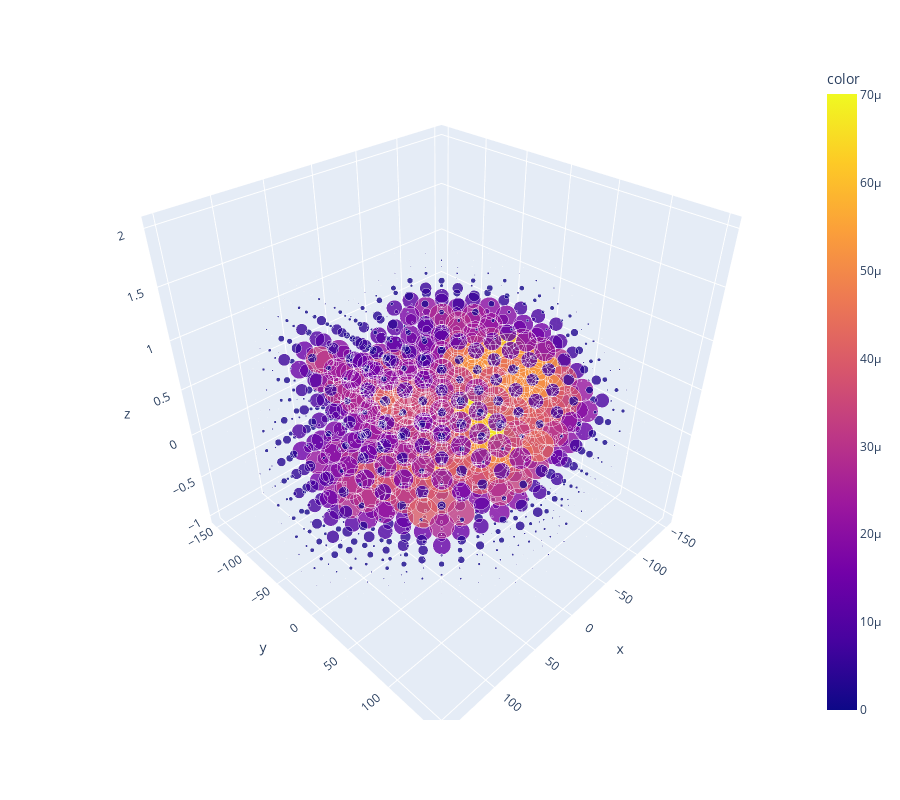

The notebook cell this image was saved under:
### Code cell
import plotly.express as px
g1 = gaussian_kde(np.vstack([tx, ty, y1]))
c1 = g1(np.vstack([g1x, g1y, g1z]))
px.scatter_3d(x=g1x, y=g1y, z=g1z, color=c1, opacity=0.8, size=c1, size_max=40, height=800)

### Figure 1 — Plotly figure (JSON) as saved in the notebook; plotly's stock layout.template omitted (floating-point values rounded to 4 significant figures; data arrays with more than 128 entries replaced by an {"elided": "..."} marker saying what was removed)
{"data": [{"hovertemplate": "x=%{x}<br>y=%{y}<br>z=%{z}<br>size=%{marker.size}<br>color=%{marker.color}<extra></extra>", "legendgroup": "", "marker": {"color": {"elided": "3375 float values"}, "coloraxis": "coloraxis", "opacity": 0.8, "size": {"elided": "3375 float values"}, "sizemode": "area", "sizeref": 4.382e-08, "symbol": "circle"}, "mode": "markers", "name": "", "scene": "scene", "showlegend": false, "type": "scatter3d", "x": {"elided": "3375 float values"}, "y": {"elided": "3375 float values"}, "z": {"elided": "3375 float values"}}], "layout": {"coloraxis": {"colorbar": {"title": {"text": "color"}}, "colorscale": [[0, "#0d0887"], [0.1111, "#46039f"], [0.2222, "#7201a8"], [0.3333, "#9c179e"], [0.4444, "#bd3786"], [0.5556, "#d8576b"], [0.6667, "#ed7953"], [0.7778, "#fb9f3a"], [0.8889, "#fdca26"], [1, "#f0f921"]]}, "height": 800, "legend": {"itemsizing": "constant", "tracegroupgap": 0}, "margin": {"t": 60}, "scene": {"domain": {"x": [0, 1], "y": [0, 1]}, "xaxis": {"title": {"text": "x"}}, "yaxis": {"title": {"text": "y"}}, "zaxis": {"title": {"text": "z"}}}}}
